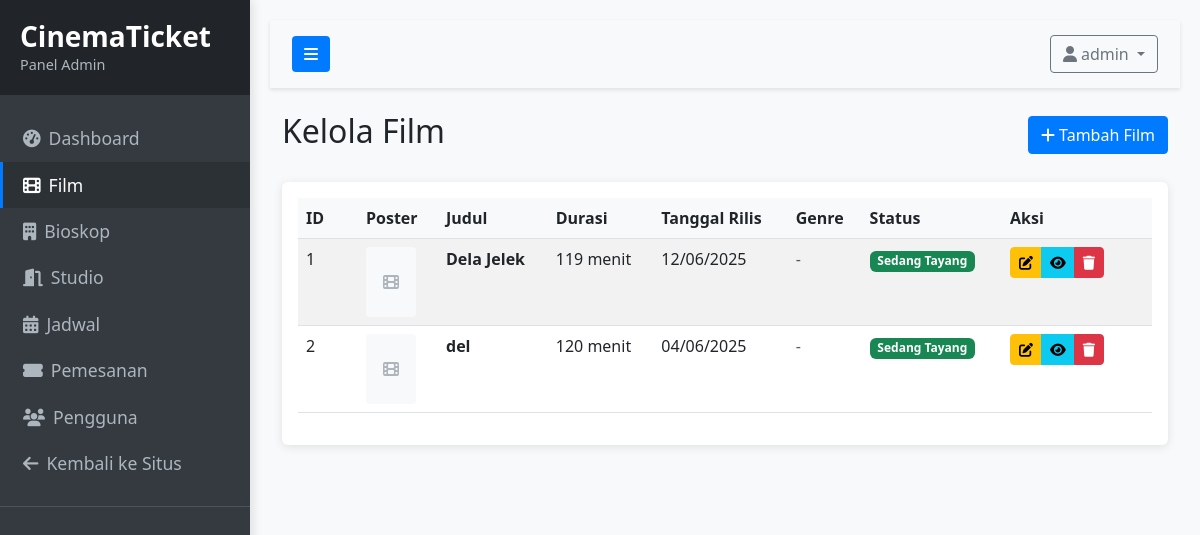
Page /admin/movies (signed in) on the committed database.
### app/models/user.py (models this page shows, shortened)
class User(db.Model, UserMixin):
    __tablename__ = 'users'
    id = db.Column(db.Integer, primary_key=True)
    username = db.Column(db.String(64), unique=True, nullable=False)
    email = db.Column(db.String(120), unique=True, nullable=False)
    password_hash = db.Column(db.String(128), nullable=False)
    full_name = db.Column(db.String(100), nullable=True)
    phone_number = db.Column(db.String(20), nullable=True)
    is_admin = db.Column(db.Boolean, default=False)
    created_at = db.Column(db.DateTime, default=datetime.utcnow)
    bookings = db.relationship('Booking', backref='user', lazy='dynamic', cascade='all, delete-orphan')

### app/models/movie.py (models this page shows, shortened)
class Movie(db.Model):
    __tablename__ = 'movies'
    id = db.Column(db.Integer, primary_key=True)
    title = db.Column(db.String(200), nullable=False)
    description = db.Column(db.Text, nullable=True)
    duration = db.Column(db.Integer, nullable=False)  # Durasi dalam menit
    release_date = db.Column(db.Date, nullable=True)
    poster_image = db.Column(db.String(255), nullable=True)  # Path ke file poster
    trailer_url = db.Column(db.String(255), nullable=True)
    director = db.Column(db.String(100), nullable=True)
    cast = db.Column(db.Text, nullable=True)
    rating = db.Column(db.String(10), nullable=True)  # Rating film (G, PG, PG-13, R, dll)
    is_showing = db.Column(db.Boolean, default=True)
    created_at = db.Column(db.DateTime, default=datetime.utcnow)
    updated_at = db.Column(db.DateTime, default=datetime.utcnow, onupdate=datetime.utcnow)
    schedules = db.relationship('Schedule', backref='movie', lazy='dynamic', cascade='all, delete-orphan')

### app/routes/admin.py (the view)
@admin_bp.route('/movies')
@login_required
@admin_required
def movies():
    movies = Movie.query.order_by(Movie.title).all()
    return render_template('admin/movies.html', title='Kelola Film', movies=movies)

### app/models/user.py (called while the page is built)
@login_manager.user_loader
def load_user(user_id):
    return User.query.get(int(user_id))

### app/routes/admin.py (called while the page is built)
def admin_required(f):
    @wraps(f)
    def decorated_function(*args, **kwargs):
        if not current_user.is_authenticated or not current_user.is_admin:
            flash('Anda tidak memiliki akses ke halaman ini', 'danger')
            return redirect(url_for('main.index'))
        return f(*args, **kwargs)
    return decorated_function

### app/templates/admin/movies.html (shortened to what this page needs)
{% extends "admin/layout.html" %}
{% block content %}
<div class="d-flex justify-content-between align-items-center mb-4">
    <h1 class="h2">Kelola Film</h1>
    <a href="{{ url_for('admin.add_movie') }}" class="btn btn-primary">
        <i class="fas fa-plus me-1"></i>Tambah Film
    </a>
</div>
<div class="card">
    <div class="card-body">
        <div class="table-responsive">
            <table class="table table-striped table-hover">
                <thead>
                    <tr>
                        <th style="width: 60px;">ID</th>
                        <th style="width: 80px;">Poster</th>
                        <th>Judul</th>
                        <th>Durasi</th>
                        <th>Tanggal Rilis</th>
                        <th>Genre</th>
                        <th>Status</th>
                        <th style="width: 150px;">Aksi</th>
                    </tr>
                </thead>
                <tbody>
                    {% for movie in movies %}
                    <tr>
                        <td>{{ movie.id }}</td>
                        <td>
                            {% if movie.poster_image %}
                            <img src="{{ url_for('static', filename='uploads/' + movie.poster_image) }}" alt="{{ movie.title }}" class="admin-movie-thumbnail">
                            {% else %}
                            <div class="admin-movie-placeholder">
                                <i class="fas fa-film"></i>
                            </div>
                            {% endif %}
                        </td>
                        <td>
                            <strong>{{ movie.title }}</strong>
                        </td>
                        <td>{{ movie.duration }} menit</td>
                        <td>
                            {% if movie.release_date %}
                            {{ movie.release_date.strftime('%d/%m/%Y') }}
                            {% else %}
                            -
                            {% endif %}
                        </td>
                        <td>
                            {% for genre in movie.genres %}
                            <span class="badge bg-info">{{ genre.name }}</span>
                            {% else %}
                            <span class="text-muted">-</span>
                            {% endfor %}
                        </td>
                        <td>
                            {% if movie.is_showing %}
                            <span class="badge bg-success">Sedang Tayang</span>
                            {% else %}
                            <span class="badge bg-secondary">Tidak Tayang</span>
                            {% endif %}
                        </td>
                        <td>
                            <div class="btn-group btn-group-sm">
                                <a href="{{ url_for('admin.edit_movie', movie_id=movie.id) }}" class="btn btn-warning" data-bs-toggle="tooltip" title="Edit">
                                    <i class="fas fa-edit"></i>
                                </a>
                                <a href="{{ url_for('movies.detail', movie_id=movie.id) }}" class="btn btn-info" target="_blank" data-bs-toggle="tooltip" title="Lihat">
                                    <i class="fas fa-eye"></i>
                                </a>
                                <button type="button" class="btn btn-danger" data-bs-toggle="modal" data-bs-target="#deleteModal{{ movie.id }}" data-bs-toggle="tooltip" title="Hapus">
                                    <i class="fas fa-trash"></i>
                                </button>
                            </div>
                        </td>
                    </tr>
                    {% else %}
                    <tr>
                        <td colspan="8" class="text-center">Belum ada film yang ditambahkan.</td>
                    </tr>
                    {% endfor %}
                </tbody>
            </table>
        </div>
    </div>
</div>
{% endblock %}

### app/templates/admin/layout.html (shortened to what this page needs)
<!DOCTYPE html>
<html lang="id">
<head>
    <link href="https://cdnjs.cloudflare.com/ajax/libs/bootstrap/5.3.0/css/bootstrap.min.css" rel="stylesheet">
    <link href="https://cdnjs.cloudflare.com/ajax/libs/font-awesome/6.4.0/css/all.min.css" rel="stylesheet">
    <link rel="stylesheet" href="{{ url_for('static', filename='css/admin.css') }}">
</head>
<body>
    <div class="wrapper">
        <nav id="sidebar">
            <div class="sidebar-header">
                <h3>CinemaTicket</h3>
                <p>Panel Admin</p>
            </div>
            <ul class="list-unstyled components">
                <li class="{{ 'active' if request.endpoint == 'admin.index' else '' }}">
                    <a href="{{ url_for('admin.index') }}">
                        <i class="fas fa-tachometer-alt me-2"></i>Dashboard
                    </a>
                </li>
                <li class="{{ 'active' if 'admin.movies' in request.endpoint else '' }}">
                    <a href="{{ url_for('admin.movies') }}">
                        <i class="fas fa-film me-2"></i>Film
                    </a>
                </li>
                <li class="{{ 'active' if 'admin.theaters' in request.endpoint else '' }}">
                    <a href="{{ url_for('admin.theaters') }}">
                        <i class="fas fa-building me-2"></i>Bioskop
                    </a>
                </li>
                <li class="{{ 'active' if 'admin.rooms' in request.endpoint else '' }}">
                    <a href="{{ url_for('admin.rooms') }}">
                        <i class="fas fa-door-open me-2"></i>Studio
                    </a>
                </li>
                <li class="{{ 'active' if 'admin.schedules' in request.endpoint else '' }}">
                    <a href="{{ url_for('admin.schedules') }}">
                        <i class="fas fa-calendar-alt me-2"></i>Jadwal
                    </a>
                </li>
                <li class="{{ 'active' if 'admin.bookings' in request.endpoint else '' }}">
                    <a href="{{ url_for('admin.bookings') }}">
                        <i class="fas fa-ticket-alt me-2"></i>Pemesanan
                    </a>
                </li>
                <li class="{{ 'active' if 'admin.users' in request.endpoint else '' }}">
                    <a href="{{ url_for('admin.users') }}">
                        <i class="fas fa-users me-2"></i>Pengguna
                    </a>
                </li>
                <li>
                    <a href="{{ url_for('main.index') }}">
                        <i class="fas fa-arrow-left me-2"></i>Kembali ke Situs
                    </a>
                </li>
            </ul>
        </nav>
        <div id="content">
            <nav class="navbar navbar-expand-lg navbar-light bg-light">
                <div class="container-fluid">
                    <button type="button" id="sidebarCollapse" class="btn btn-primary">
                        <i class="fas fa-bars"></i>
                    </button>
                    <div class="ms-auto">
                        <div class="dropdown">
                            <button class="btn btn-outline-secondary dropdown-toggle" type="button" id="userDropdown" data-bs-toggle="dropdown" aria-expanded="false">
                                <i class="fas fa-user me-1"></i>{{ current_user.username }}
                            </button>
                        </div>
                    </div>
                </div>
            </nav>
            <div class="container-fluid">
                {% block content %}{% endblock %}
            </div>
        </div>
    </div>
</body>
</html>

### app/static/css/admin.css (style rules this page uses)
body { font-family: 'Segoe UI', Tahoma, Geneva, Verdana, sans-serif; background-color: #f8f9fa; }
.wrapper { display: flex; width: 100%; align-items: stretch; }
#sidebar { min-width: 250px; max-width: 250px; background: #343a40; color: #fff; transition: all 0.3s; box-shadow: 3px 0 10px rgba(0, 0, 0, 0.1); z-index: 999; height: 100vh; position: fixed; overflow-y: auto; }
#sidebar .sidebar-header { padding: 20px; background: #212529; }
#sidebar .sidebar-header h3 { margin: 0; font-weight: bold; }
#sidebar .sidebar-header p { margin: 0; color: #adb5bd; font-size: 0.9rem; }
#sidebar ul.components { padding: 20px 0; border-bottom: 1px solid #4b545c; }
#sidebar ul li a { padding: 10px 20px; font-size: 1.1em; display: block; color: #adb5bd; text-decoration: none; transition: all 0.3s; border-left: 3px solid transparent; }
#sidebar ul li.active > a { color: #fff; background: #2c3136; border-left: 3px solid #007bff; }
#content { width: 100%; padding: 20px; min-height: 100vh; transition: all 0.3s; margin-left: 250px; }
.navbar { padding: 15px 10px; background: #fff; border: none; border-radius: 0; margin-bottom: 20px; box-shadow: 0 2px 4px rgba(0, 0, 0, 0.1); }
#sidebarCollapse { background: #007bff; color: #fff; border: none; }
.card { margin-bottom: 20px; border: none; box-shadow: 0 2px 10px rgba(0, 0, 0, 0.1); }
.table th { font-weight: 600; background-color: #f8f9fa; }
.btn { border-radius: 4px; font-weight: 500; }
.btn-primary { background-color: #007bff; border-color: #007bff; }

### app/templates/admin/movies.html (style rules this page uses)
.admin-movie-placeholder { width: 50px; height: 70px; background-color: #f8f9fa; border-radius: 4px; display: flex; justify-content: center; align-items: center; color: #adb5bd; }

### rows in the picture
User: username "admin"
Movie: id "1", title "Dela Jelek", duration "119", release_date "12/06/2025", is_showing "Sedang Tayang"
Movie: id "2", title "del", duration "120", release_date "04/06/2025", is_showing "Sedang Tayang"
